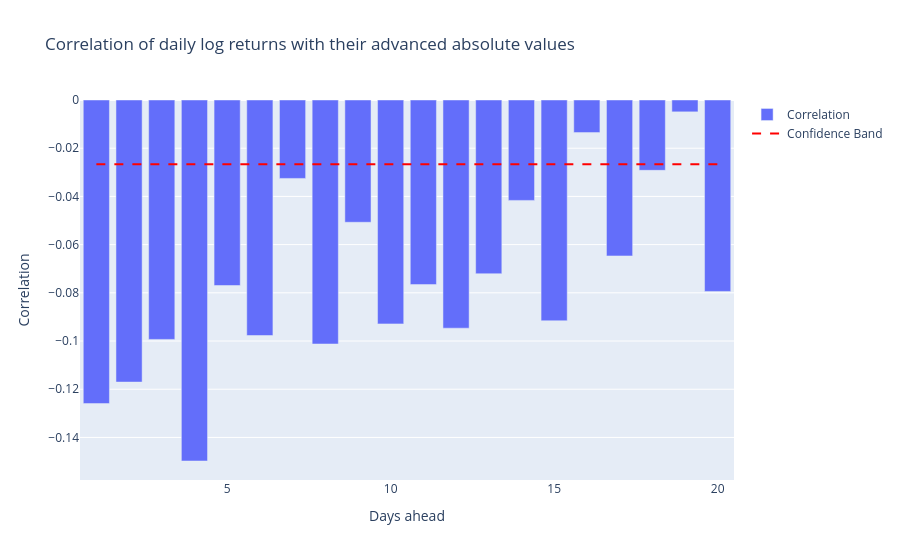

Here is the notebook cell this chart was saved with:
### Markdown cell above
## §2.4 The leverage effect — guide §2.4 · *(cuttable — ROADMAP cut #2)*

- Q. Tomorrow you will feed shocks into GARCH as ε². What information does squaring destroy — and what correlation would demonstrate that the destroyed information actually matters?

**Task:** Corr(r_t, |r_{t+k}|) for k = 1…20, as a bar plot.

<details><summary>Hint — API</summary>

`r.corr(r.abs().shift(-k))` inside a loop or comprehension — mind the direction of the shift: today's return against *future* magnitude.

</details>

### Code cell
# TODO(you): leverage correlations, k = 1..20, bar plot
# Q. The sign, as mentioned earlier.

correlation_r_abs_r = [r.corr(r.abs().shift(-k)) for k in range(1,21)]

# Plotting the correlation

fig = go.Figure()

# Create bar plot
fig.add_trace(
    go.Bar(
        x=np.arange(1, len(correlation_r_abs_r)+1),
        y=correlation_r_abs_r,
        name='Correlation'
    )
)

# Add 95% confidence bands for iid
conf_band = 1.96/np.sqrt(len(r))
fig.add_trace(
    go.Scatter(
        x=np.arange(1, len(correlation_r_abs_r)+1),
        y=[-conf_band]*len(correlation_r_abs_r),
        mode='lines',
        name='Confidence Band',
        line=dict(color='red', dash='dash')
    )
)

fig.update_layout(title="Correlation of daily log returns with their advanced absolute values",
                   xaxis_title="Days ahead", yaxis_title="Correlation")


fig.show()

### Figure 1 — Plotly figure (JSON) as saved in the notebook; plotly's stock layout.template omitted (floating-point values rounded to 4 significant figures)
{"data": [{"name": "Correlation", "type": "bar", "x": [1, 2, 3, 4, 5, 6, 7, 8, 9, 10, 11, 12, 13, 14, 15, 16, 17, 18, 19, 20], "y": [-0.126, -0.117, -0.09933, -0.1498, -0.07697, -0.09771, -0.03254, -0.1012, -0.05073, -0.09288, -0.07658, -0.09467, -0.07208, -0.04165, -0.09159, -0.0135, -0.0647, -0.02918, -0.004916, -0.07943]}, {"line": {"color": "red", "dash": "dash"}, "mode": "lines", "name": "Confidence Band", "type": "scatter", "x": [1, 2, 3, 4, 5, 6, 7, 8, 9, 10, 11, 12, 13, 14, 15, 16, 17, 18, 19, 20], "y": [-0.02664, -0.02664, -0.02664, -0.02664, -0.02664, -0.02664, -0.02664, -0.02664, -0.02664, -0.02664, -0.02664, -0.02664, -0.02664, -0.02664, -0.02664, -0.02664, -0.02664, -0.02664, -0.02664, -0.02664]}], "layout": {"title": {"text": "Correlation of daily log returns with their advanced absolute values"}, "xaxis": {"title": {"text": "Days ahead"}}, "yaxis": {"title": {"text": "Correlation"}}}}
